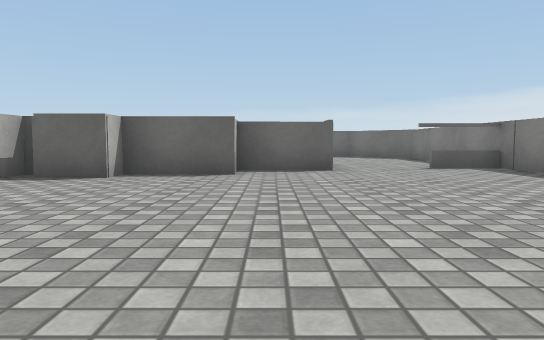
View 1 (above)

14 first-person views from a walk through a 3-D level made in the Unity game engine. The camera is 0.25 m above the floor, tilts 4° down and sees 70° across. The floor is counted in squares, 0.5 m on a side. Each view is taken from the middle of a square. On the plan, view 1 faces up. The plan holds only what a view shows up to about 9 squares ahead; the rest is blank. The place goes on beyond the plan. The player character is not drawn. Some animated figures are not drawn. Surface patterns are stand-ins for the level's own textures.

View 2
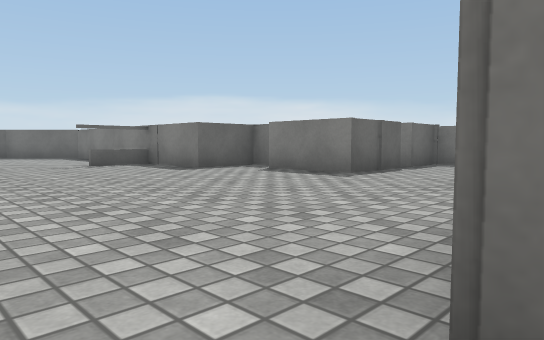

View 3
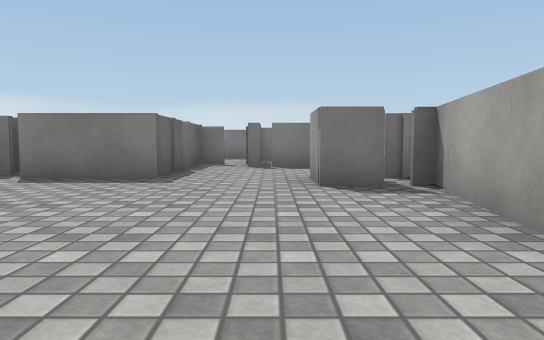

View 4
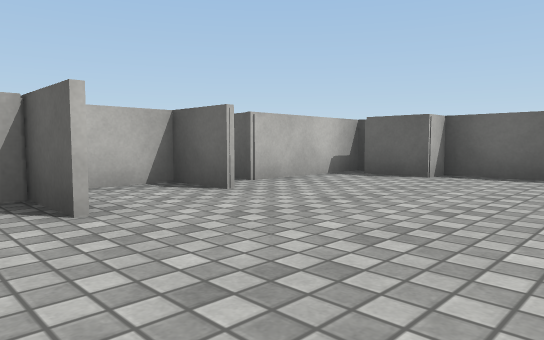

View 5
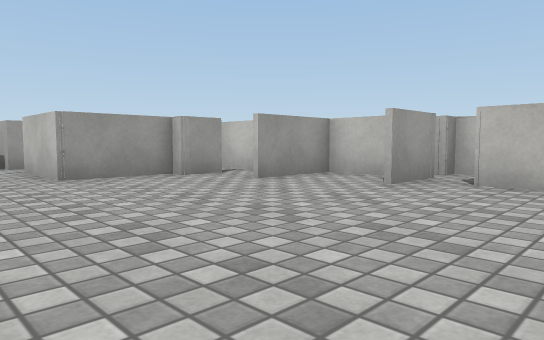

View 6
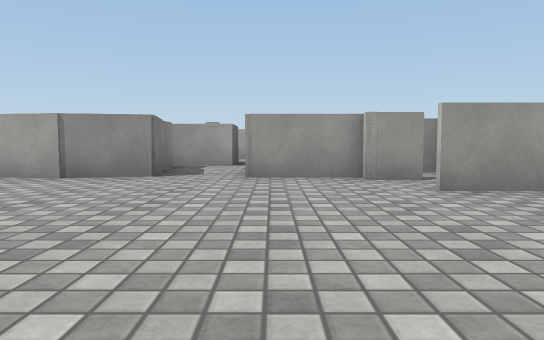

View 7
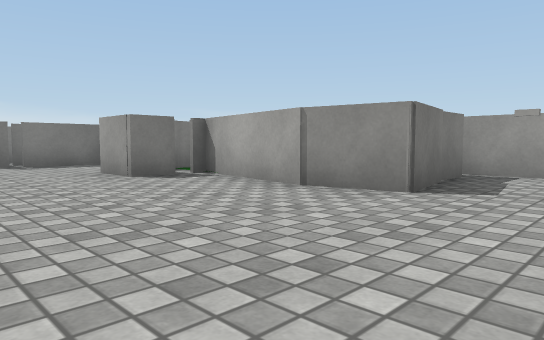

View 8
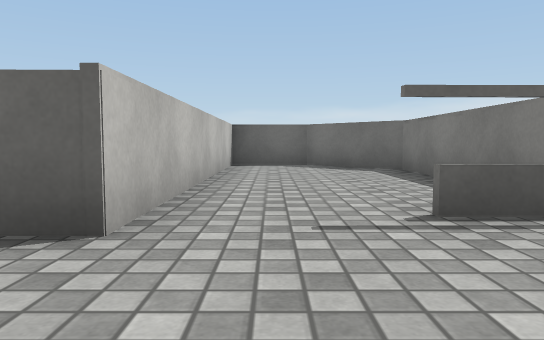

View 9
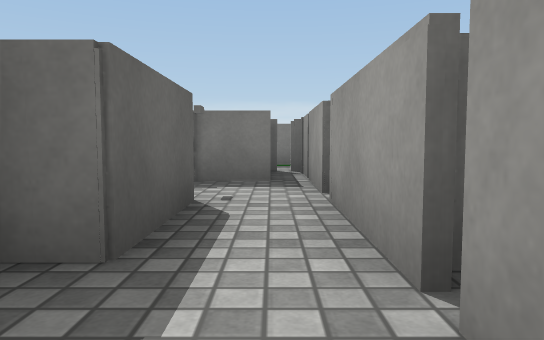

View 10
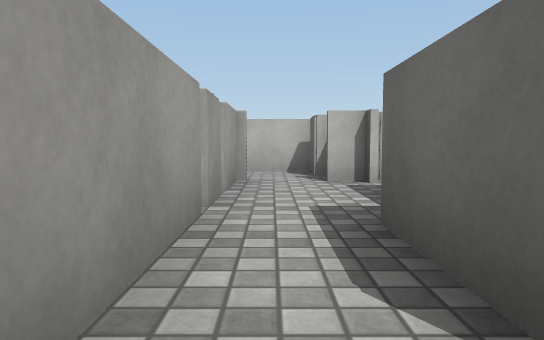

View 11
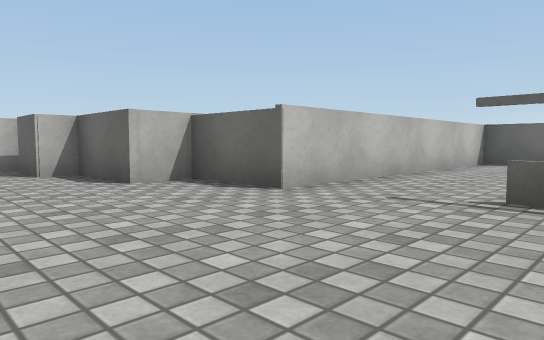

View 12
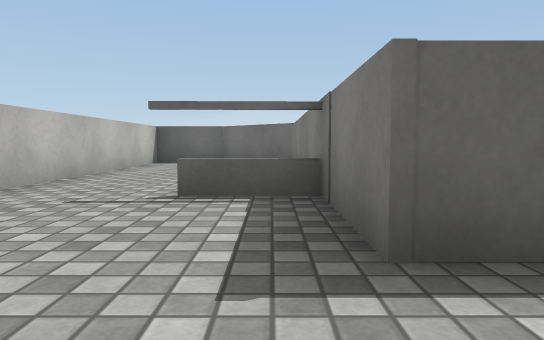

View 13
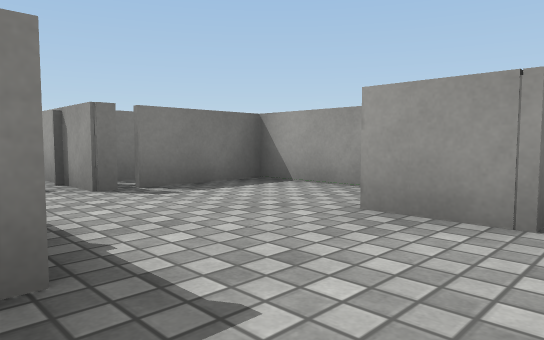

View 14
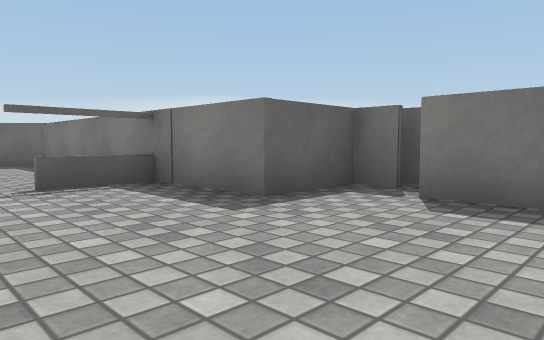

### Floor plan
Ten units are one square. View 1 is at (0, 0); x grows to the right and y downward. Boxes are objects, and circles mark ways between rooms. Rooms are numbered by the first view taken in them; rooms with no view inside come last. Other rooms are left out.
<svg viewBox="-56 -143 156 183">
<path fill="none" stroke="#000" d="M7 7 21 5 45 9M45 4 45 -5 56 -5M60 -50 60 -56 45 -56 45 -81M65 -49 65 -54M-23 -55 -35 -55M54 8 81 8 81 -11M-32 -26 -44 -26 -44 -10 -26 -10M74 -26 55 -26 55 -46M11 -86 11 -71 -6 -70 -6 -61 -24 -61M-24 6 -6 6M-30 2 -22 2M80 -15 95 -15M-46 -27 -33 -27M-38 2 -38 14M-39 -61 -39 -35 -44 -35M90 -21 90 -26 76 -26M90 -6 90 -17M45 -76 30 -76M-3 35 14 35M-28 35 -6 35M10 30 10 19M10 21 7 7M-6 6 -6 23 -24 23M-38 35 -30 35M-51 35 -40 35M45 -81 45 -121 28 -138 11 -138 11 -86"/>
<circle cx="0" cy="15" r="3" fill="#2a7"/>
<circle cx="20" cy="-80" r="3" fill="#2a7"/>
<text x="20" y="-30">1</text>
<text x="-10" y="30">2</text>
<text x="30" y="-110">3</text>
</svg>
Room 1 opens to room 2. Room 1 opens to room 3.

Where each view was taken, in squares from view 1:
view 1: 0 up, 0 right, facing up
view 2: 1 down, 0 right, facing up-right
view 3: 1 up, 0 right, facing right
view 4: 0 up, 0 right, facing up-left
view 5: 5 up, 1 right, facing down-left
view 6: 5 up, 1 left, facing down
view 7: 3 up, 1 left, facing down-right
view 8: 5 up, 2 right, facing up
view 9: 3 down, 4 left, facing right
view 10: 3 down, 0 right, facing left
view 11: 4 up, 4 right, facing up-left
view 12: 4 up, 4 right, facing up
view 13: 3 up, 4 right, facing down-right
view 14: 3 up, 2 right, facing up-right
